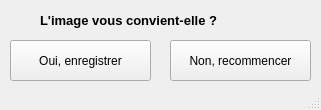
<?xml version="1.0" encoding="UTF-8"?>
<ui version="4.0">
 <class>MainWindow</class>
 <widget class="QMainWindow" name="MainWindow">
  <property name="geometry">
   <rect>
    <x>0</x>
    <y>0</y>
    <width>321</width>
    <height>110</height>
   </rect>
  </property>
  <property name="windowTitle">
   <string>MainWindow</string>
  </property>
  <widget class="QWidget" name="centralwidget">
   <widget class="QLabel" name="label">
    <property name="geometry">
     <rect>
      <x>40</x>
      <y>10</y>
      <width>251</width>
      <height>21</height>
     </rect>
    </property>
    <property name="text">
     <string>&lt;html&gt;&lt;head/&gt;&lt;body&gt;&lt;p&gt;&lt;span style=&quot; font-size:10pt; font-weight:600;&quot;&gt;L'image vous convient-elle ?&lt;/span&gt;&lt;/p&gt;&lt;/body&gt;&lt;/html&gt;</string>
    </property>
   </widget>
   <widget class="QPushButton" name="non">
    <property name="geometry">
     <rect>
      <x>170</x>
      <y>40</y>
      <width>141</width>
      <height>41</height>
     </rect>
    </property>
    <property name="text">
     <string>Non, recommencer</string>
    </property>
   </widget>
   <widget class="QPushButton" name="pushButton_3">
    <property name="geometry">
     <rect>
      <x>10</x>
      <y>40</y>
      <width>141</width>
      <height>41</height>
     </rect>
    </property>
    <property name="text">
     <string>Oui, enregistrer</string>
    </property>
   </widget>
  </widget>
  <widget class="QMenuBar" name="menubar">
   <property name="geometry">
    <rect>
     <x>0</x>
     <y>0</y>
     <width>321</width>
     <height>26</height>
    </rect>
   </property>
  </widget>
  <widget class="QStatusBar" name="statusbar"/>
 </widget>
 <resources/>
 <connections/>
</ui>
